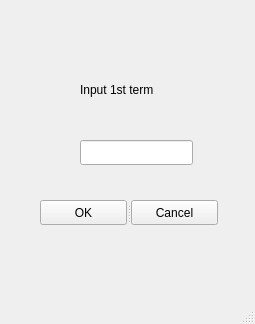
<?xml version="1.0" encoding="UTF-8"?>
<ui version="4.0">
 <class>MainWindow</class>
 <widget class="QMainWindow" name="MainWindow">
  <property name="geometry">
   <rect>
    <x>0</x>
    <y>0</y>
    <width>255</width>
    <height>324</height>
   </rect>
  </property>
  <property name="windowTitle">
   <string>MainWindow</string>
  </property>
  <widget class="QWidget" name="centralwidget">
   <widget class="QLabel" name="label">
    <property name="geometry">
     <rect>
      <x>80</x>
      <y>80</y>
      <width>121</width>
      <height>20</height>
     </rect>
    </property>
    <property name="text">
     <string>Input 1st term</string>
    </property>
   </widget>
   <widget class="QLineEdit" name="lineEdit">
    <property name="geometry">
     <rect>
      <x>80</x>
      <y>140</y>
      <width>113</width>
      <height>25</height>
     </rect>
    </property>
   </widget>
   <widget class="QSplitter" name="splitter">
    <property name="geometry">
     <rect>
      <x>40</x>
      <y>200</y>
      <width>178</width>
      <height>25</height>
     </rect>
    </property>
    <property name="orientation">
     <enum>Qt::Horizontal</enum>
    </property>
    <widget class="QPushButton" name="pushButton">
     <property name="text">
      <string>OK</string>
     </property>
    </widget>
    <widget class="QPushButton" name="pushButton_2">
     <property name="text">
      <string>Cancel</string>
     </property>
    </widget>
   </widget>
  </widget>
  <widget class="QMenuBar" name="menubar">
   <property name="geometry">
    <rect>
     <x>0</x>
     <y>0</y>
     <width>255</width>
     <height>22</height>
    </rect>
   </property>
  </widget>
  <widget class="QStatusBar" name="statusbar"/>
 </widget>
 <resources/>
 <connections/>
</ui>
